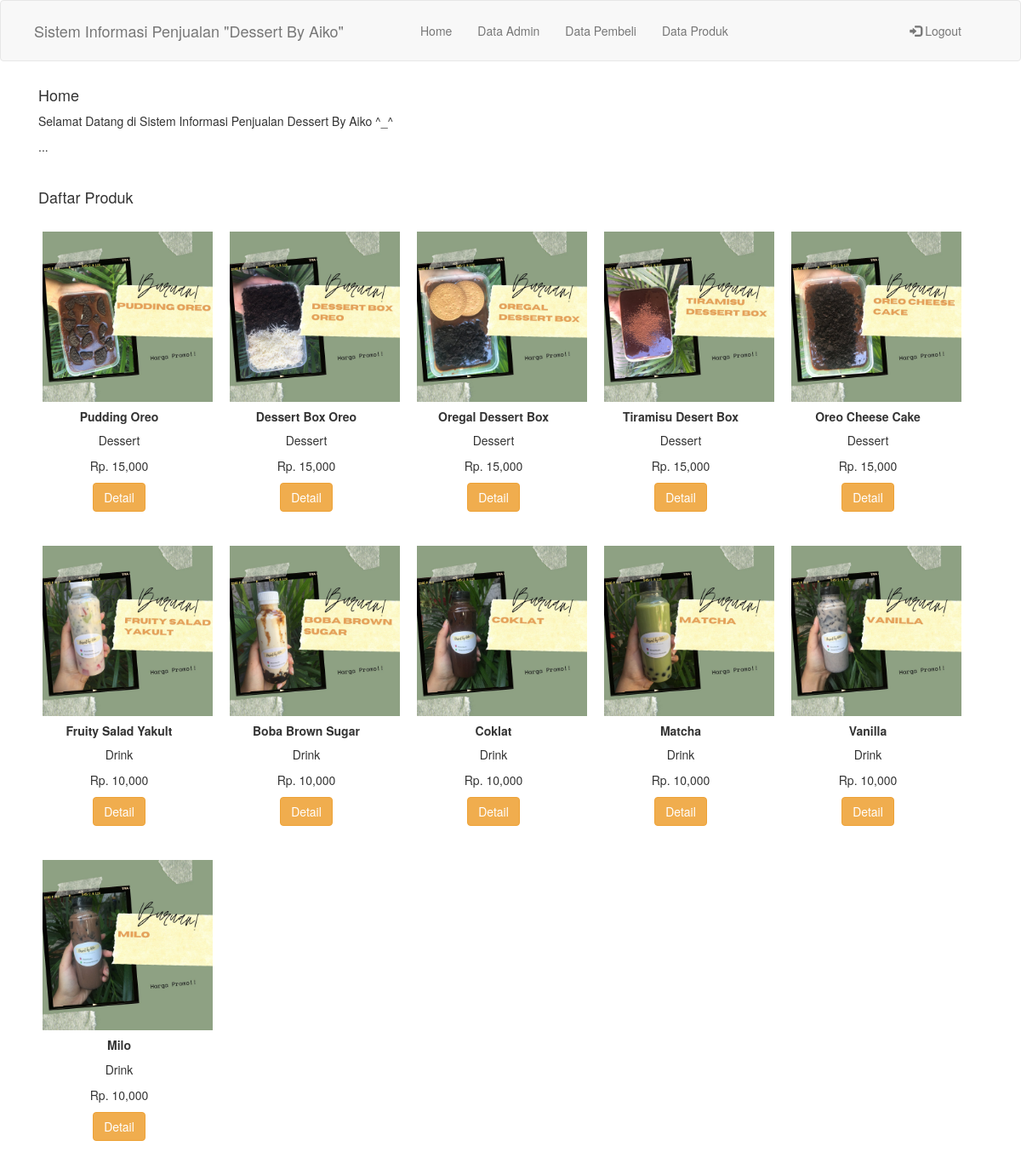
The app's page /admin/controller/home.php with its own data.
### tables this page shows
CREATE TABLE `produk` (
  `kode_produk` int(50) NOT NULL,
  `nama_produk` varchar(60) NOT NULL,
  `jenis_produk` varchar(25) NOT NULL,
  `harga` int(10) NOT NULL,
  `id_produksi` varchar(6) NOT NULL,
  `fileToUpload` blob NOT NULL,
  `nama_img` varchar(500) NOT NULL,
  `ukuran_img` int(50) NOT NULL,
  `tipe_img` varchar(255) NOT NULL
);

### admin/controller/home.php (the view, shortened to what this page needs)
<!DOCTYPE html>
<html lang="en">
<head>
  <link rel="stylesheet" href="https://maxcdn.bootstrapcdn.com/bootstrap/3.4.1/css/bootstrap.min.css">
  <link rel="stylesheet" href="https://stackpath.bootstrapcdn.com/font-awesome/4.7.0/css/font-awesome.min.css">
</head>
<body>
  <nav class="navbar navbar-default" >
    <div class="container">
      <div class="navbar-header" style= "margin: 10px; ">
        <a class="navbar-brand" href="">Sistem Informasi Penjualan "Dessert By Aiko"</a>
      </div>
      <div class="collapse navbar-collapse" id="dropdown">
        <ul class="navbar-nav ml-auto">
          <ul class="nav navbar-nav" style= "margin: 10px;">
            <li><a href="index.php?mod=home">Home<span class="sr-only">(current)</span></a></li>
            <li><a href="index.php?mod=a_data">Data Admin</a></li>
            <li><a href="index.php?mod=pembeli">Data Pembeli</a></li>
            <li><a href="index.php?mod=produk">Data Produk</a></li>
          </ul>
        </ul>
        <ul class="nav navbar-nav navbar-right" style= "margin: 10px;">
          <li><a href="../admin/controller/logout.php"><span class="glyphicon glyphicon-log-in"></span> Logout</a></li>
        </ul>
      </div>
    </div>
  </nav>
  <div class="content">
    <div class="container">
    <div class="container-fluid">
      <h4>Home</h4>
      <p>Selamat Datang di Sistem Informasi Penjualan Dessert By Aiko ^_^</p>
      <p>...</p>
      <br>
      <h4>Daftar Produk</h4>
      <div class="row">
        <table class="table">
          <tbody>
            <?php
                 $koneksi = mysqli_connect ("localhost", "root", "", "aiko_dessert&drink");
                 $produk = mysqli_query($koneksi,"select * from produk");
                  foreach($produk as $row){?>
            <div class="card" style="width: 18rem; float: left; margin: 20px;" >
              <img src="../media/<?= $row['fileToUpload']?>" height="200px" class="card-img-top">
              <div class="card-body" align="center">
                <h5 class="card-title"> <b><?=$row['nama_produk']?></b></h5>
                <p class="card-text"><?=$row['jenis_produk']?></p>
                <p class="card-text">Rp. <?=number_format($row['harga'])?></p>
                <a href="#" class="btn btn-warning">Detail</a>
              </div>
            </div>
            <?php $no++;
                    }
            ?>
          </tbody>
        </table>
      </div>
    </div>
  </div>
</body>
</html>

### records on screen
produk: fileToUpload (picture), nama_produk "Pudding Oreo", jenis_produk "Dessert", harga "15,000"
produk: fileToUpload (picture), nama_produk "Dessert Box Oreo", jenis_produk "Dessert", harga "15,000"
produk: fileToUpload (picture), nama_produk "Oregal Dessert Box", jenis_produk "Dessert", harga "15,000"
produk: fileToUpload (picture), nama_produk "Tiramisu Desert Box", jenis_produk "Dessert", harga "15,000"
produk: fileToUpload (picture), nama_produk "Oreo Cheese Cake", jenis_produk "Dessert", harga "15,000"
produk: fileToUpload (picture), nama_produk "Fruity Salad Yakult", jenis_produk "Drink", harga "10,000"
produk: fileToUpload (picture), nama_produk "Boba Brown Sugar", jenis_produk "Drink", harga "10,000"
produk: fileToUpload (picture), nama_produk "Coklat", jenis_produk "Drink", harga "10,000"
produk: fileToUpload (picture), nama_produk "Matcha", jenis_produk "Drink", harga "10,000"
produk: fileToUpload (picture), nama_produk "Vanilla", jenis_produk "Drink", harga "10,000"
produk: fileToUpload (picture), nama_produk "Milo", jenis_produk "Drink", harga "10,000"
